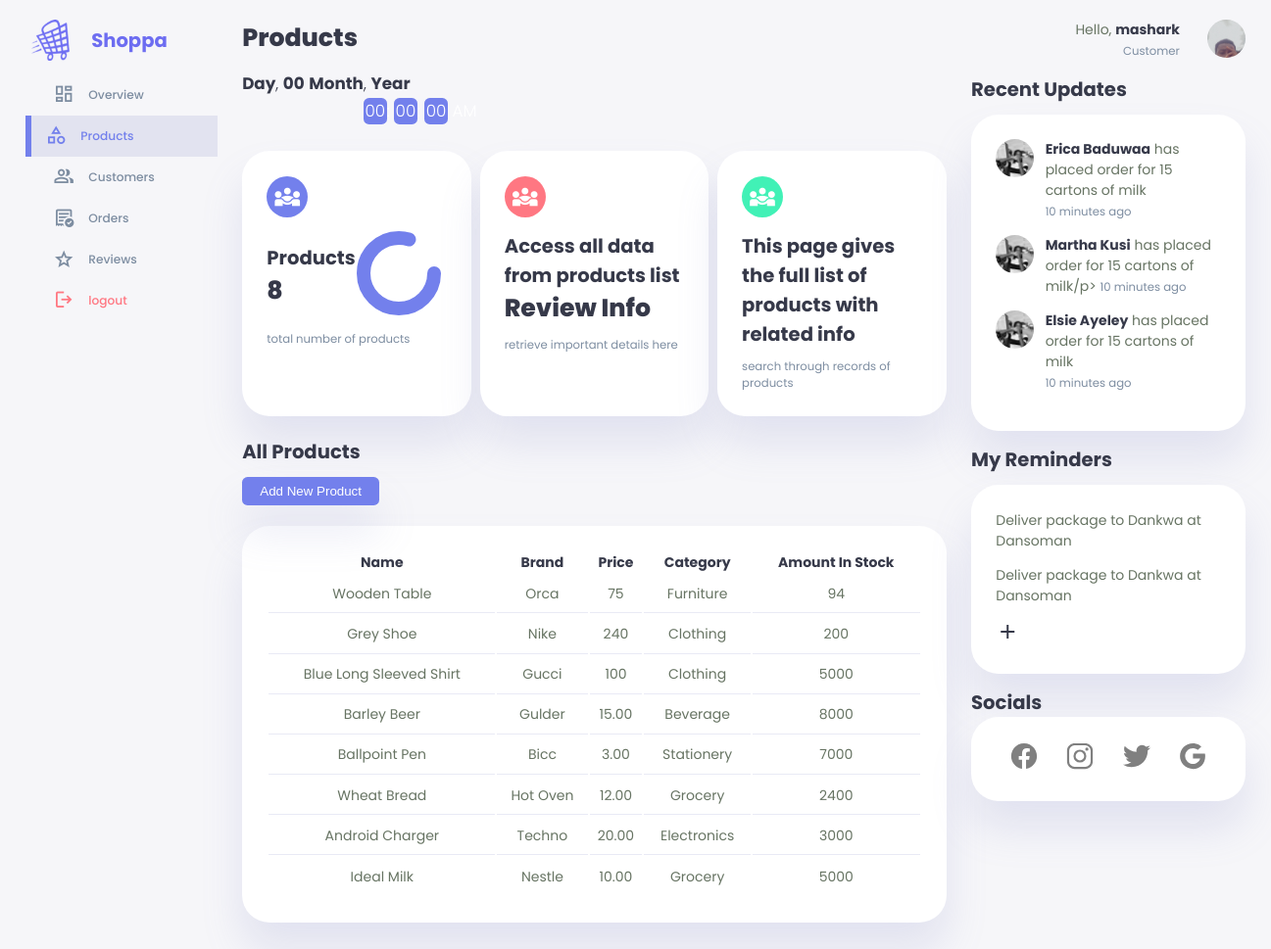
The page /manager/productsmanager.php (signed in) on the database its author committed.
### tables this page shows
CREATE TABLE `products` (
  `id` int(11) NOT NULL,
  `name` varchar(255) NOT NULL,
  `brand` varchar(255) NOT NULL,
  `price` varchar(255) NOT NULL,
  `category` varchar(255) NOT NULL,
  `image` varchar(255) NOT NULL,
  `stock` int(255) NOT NULL,
  `date_added` date NOT NULL
);

### manager/productsmanager.php (the view, shortened to what this page needs)
<?php
include '../connection.php';
$username= $_SESSION['username'];
$sql= "SELECT * FROM `admins` WHERE username= '$username'";
$result= mysqli_query($con,$sql);
$row= mysqli_fetch_assoc($result);
$position=$row['position'];
$sqlproducts= "SELECT * FROM `products`";
$resultproducts= mysqli_query($con, $sqlproducts);
$numproducts=mysqli_num_rows($resultproducts);
?>
<!DOCTYPE html>
<html lang="en">
<head>
    <link rel="stylesheet" href="../css/dashboardhead.css">
</head>
<body onload="initClock()">
    <div class="container">
        <aside>
            <div class="top">
                <div class="logo">
                    <div class="ring"></div>
                    <img src="../logos/shop.png" alt="logo">
                    <h2 class="logo-name">Shoppa</span></h2>
                </div>
            </div>
            <div class="sidebar">
                <a href="./dashboardmanager.php">
                    <span class="material-symbols-outlined">dashboard</span>
                    <h3>Overview</h3>
                </a>
                <a href="./productsmanager.php" class="active">
                    <span class="material-symbols-outlined">category</span>
                    <h3>Products</h3>
                </a>
                <a href="./customersmanager.php">
                    <span class="material-symbols-outlined">group</span>
                    <h3>Customers</h3>
                </a>
                <a href="./ordersmanager.php">
                    <span class="material-symbols-outlined">order_approve</span>
                    <h3>Orders</h3>
                </a>
                <a href="./reviewsmanager.php">
                    <span class="material-symbols-outlined">grade</span>
                    <h3>Reviews</h3>
                </a>
                <a href="../logout.php">
                    <span class="material-symbols-outlined">logout</span>
                    <h3>logout</h3>
                </a>
            </div>
        </aside>
        <main>
            <h1>Products</h1>
            <div class="datetime">
                <div class="date">
                    <b><span id="dayname">Day</span></b>,
                    <b><span id="daynum">00</span></b>
                    <b><span id="month">Month</span></b>,
                    <b><span id="year">Year</span></b>
                </div>
                <div class="time">
                    <span id="hours">00</span>:
                    <span id="minutes">00</span>:
                    <span id="seconds">00</span>
                    <span id="period">AM</span>
                </div>
            </div>
            <div class="insights">
                <div class="student-population">
                    <span class="material-symbols-outlined">diversity_3</span>
                    <div class="middle">
                        <div class="left">
                            <h2>Products</h2>
                            <h1><?php echo $numproducts; ?></h1>
                        </div>
                        <div class="progress">
                            <svg>
                                <circle cx="38" cy="38" r="36"></circle>
                            </svg>
                            <div class="number">
                            </div>
                        </div>
                    </div>
                    <small class="text-muted">total number of products</small>
                </div>
                <div class="teaching-population">
                    <span class="material-symbols-outlined">diversity_3</span>
                    <div class="middle">
                        <div class="left">
                            <h2>Access all data from products list</h2>
                            <h1>Review Info</h1>
                        </div>
                    </div>
                    <small class="text-muted">retrieve important details here</small>
                </div>
                <div class="non-teaching-population">
                    <span class="material-symbols-outlined">diversity_3</span>
                    <div class="middle">
                        <div class="left">
                            <h2>This page gives the full list of products with related info</h2>
                        </div>
                    </div>
                    <small class="text-muted">search through records of products</small>
                </div>
            </div>
            <div class="recent">
                <h2>All Products</h2>
                <button id="add-new-applicant" onclick="location.href='./addnewproduct.php'">Add New Product</button>
                <table>
                    <thead>
                        <tr>
                            <th>Name</th>
                            <th>Brand</th>
                            <th>Price</th>
                            <th>Category</th>
                            <th>Amount In Stock</th>
                        </tr>
                    </thead>
                    <tbody>
                        <?php
                        include '../connection.php';
                        $sqldisplay= "SELECT * FROM `products` ORDER BY id DESC";
                        $resultdisplay= mysqli_query($con, $sqldisplay);
                        if($resultdisplay){
                            while($rowdisplay=mysqli_fetch_assoc($resultdisplay)){
                                $name=$rowdisplay['name'];
                                $brand=$rowdisplay['brand'];
                                $price=$rowdisplay['price'];
                                $category=$rowdisplay['category'];
                                $stock=$rowdisplay['stock'];
                                echo"
                                <tr>
                                    <td>$name</td>
                                    <td>$brand</td>
                                    <td>$price</td>
                                    <td>$category</td>
                                    <td>$stock</td>
                                </tr>
                                ";
                            }
                        }
                        ?>
                    </tbody>
                </table>
            </div>
        </main>
        <div class="right">
            <div class="top">
                <div class="profile" onclick="location.href='./Managerprofile.php'">
                    <div class="info">
                        <p>Hello, <b><?php echo $username; ?></b></p>
                        <small class="text-muted"><?php echo $position; ?></small>
                    </div>
                    <div class="profile-photo">
                        <img src="../adminimages/admin.jpg" alt="">
                    </div>
                </div>
            </div>
            <div class="recent-updates">
                <h2>Recent Updates</h2>
                <div class="updates">
                    <div class="update">
                        <div class="profile-photo">
                           <img src="../developerimages/lizzy.jpg" alt="updated person profile 1">
                        </div>
                        <div class="message">
                           <p><b>Erica Baduwaa</b> has placed order for 15 cartons of milk</p>
                           <small class="text-muted">10 minutes ago</small>
                        </div>
                    </div>
                    <div class="update">
                        <div class="profile-photo">
                            <img src="../developerimages/lizzy.jpg" alt="updated person profile 1">
                        </div>
                        <div class="message">
                            <p><b>Martha Kusi</b> has placed order for 15 cartons of milk/p>
                            <small class="text-muted">10 minutes ago</small>
                        </div>
                    </div>
                    <div class="update">
                        <div class="profile-photo">
                           <img src="../developerimages/lizzy.jpg" alt="updated person profile 1">
                        </div>
                        <div class="message">
                            <p><b>Elsie Ayeley</b> has placed order for 15 cartons of milk</p>
                           <small class="text-muted">10 minutes ago</small>
                        </div>
                    </div>
                </div>
            </div>
            <div class="notes-section">
                <h2>My Reminders</h2>
                <div class="notes">
                    <div class="note">
                        <p>Deliver package to Dankwa at Dansoman</p>
                    </div>
                    <div class="note">
                        <p>Deliver package to Dankwa at Dansoman</p>
                    </div>
                    <a href="./reminders.php">
                        <span class="material-symbols-outlined">add</span>
                    </a>
                </div>
            </div>
            <div class="socials-and-website">
                <h2>Socials</h2>
                <div class="social-icons">
                    <a href="https://www.facebook.com/" id="facebook">
                    </a>
                    <a href="https://www.instagram.com/" id="instagram">
                    </a>
                    <a href="https://www.twitter.com/" id="twitter">
                    </a>
                    <a href="https://www.google.com/" id="google">
                    </a>
                </div>
            </div>
        </div>
    </div>
</body>
</html>

### rows shown on the page
products: name "Wooden Table", brand "Orca", price "75", category "Furniture", stock "94"
products: name "Grey Shoe", brand "Nike", price "240", category "Clothing", stock "200"
products: name "Blue Long Sleeved Shirt", brand "Gucci", price "100", category "Clothing", stock "5000"
products: name "Barley Beer", brand "Gulder", price "15.00", category "Beverage", stock "8000"
products: name "Ballpoint Pen", brand "Bicc", price "3.00", category "Stationery", stock "7000"
products: name "Wheat Bread", brand "Hot Oven", price "12.00", category "Grocery", stock "2400"
products: name "Android Charger", brand "Techno", price "20.00", category "Electronics", stock "3000"
products: name "Ideal Milk", brand "Nestle", price "10.00", category "Grocery", stock "5000"

### other values the page prints
$numproducts "8"
$username "mashark"
$position "Customer"
